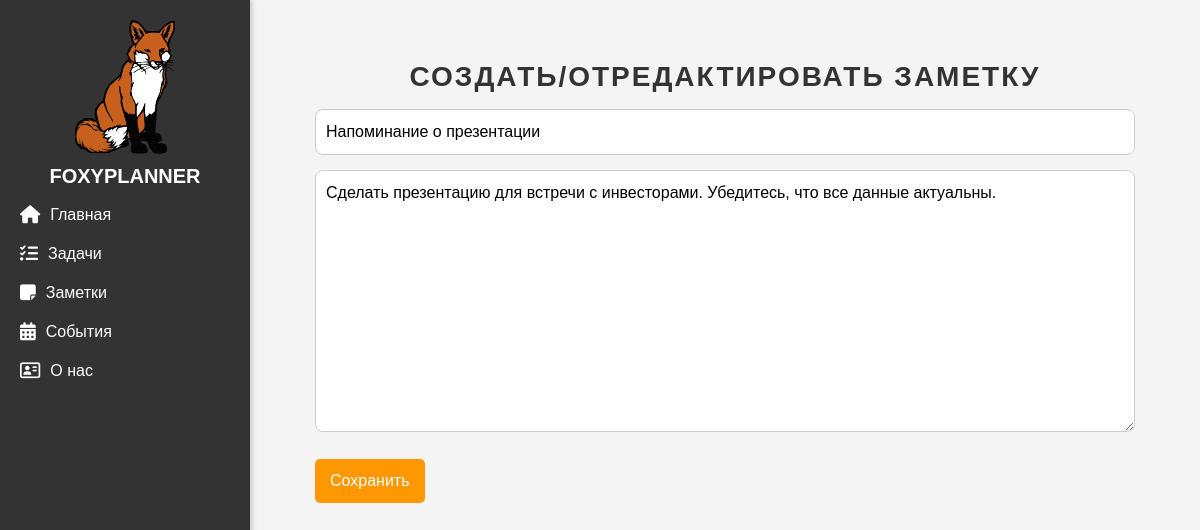
The page /notes/2/edit on the database its author committed.
### notes/models.py (models this page shows, shortened)
class Note(models.Model):
    title = models.CharField(max_length=200, verbose_name="Название")
    description = models.TextField(verbose_name="Описание")
    created_at = models.DateTimeField(auto_now_add=True, verbose_name="Дата создания")
    class Meta:
        verbose_name = "Заметка"
        verbose_name_plural = "Заметки"

### notes/views.py (the view)
# urls.py: path('<int:pk>/edit', views.EditNote.as_view(), name = "edit_note"),
class EditNote(UpdateView):
    model = Note
    template_name = 'notes/create_note.html'
    form_class = NoteForm

### notes/forms.py
class NoteForm(ModelForm):
    class Meta:
        model = Note
        fields = ['title', 'description']
        widgets = {
            'title': TextInput(attrs={'class': 'event-input', 'placeholder': 'Введите название события'}),
            'description': Textarea(attrs={'class': 'event-textarea', 'placeholder': 'Введите описание'})
        }

### notes/templates/notes/create_note.html (shortened to what this page needs)
{% extends 'main/layout.html'%}
{% block content %}
<h1>Создать/отредактировать заметку</h1>
<div class="note-form-container">
    <form method="post" class="note-form">
        {{form.title}}
        {{form.description}}
        <button type="submit" class="note-button">Сохранить</button>
    </form>
</div>
{% endblock %}

### main/static/main/css/main.css (style rules this page uses)
body { font-family: Arial, sans-serif; margin: 0; padding: 0; display: flex; background-color: #f4f4f4; }
h1 { color: #333; text-align: center; }
button { padding: 10px 15px; background-color: #ff9800; color: white; border: none; border-radius: 5px; cursor: pointer; transition: 0.3s; }
button { padding: 10px 15px; background-color: #ff9800; color: white; border: none; border-radius: 5px; cursor: pointer; transition: background-color 0.3s ease, transform 0.2s ease; }
h1, h2, h3 { font-family: 'Arial', sans-serif; color: #333; text-align: center; font-weight: bold; }
h1 { font-size: 32px; margin-bottom: 15px; text-transform: uppercase; letter-spacing: 2px; }
.event-input, .event-textarea { width: 100%; padding: 10px; font-size: 16px; border: 1px solid #ccc; border-radius: 8px; margin-bottom: 15px; transition: border-color 0.3s ease-in-out; }
.event-textarea { resize: vertical; min-height: 100px; }
h1 { text-align: center; font-size: 28px; font-weight: bold; color: #333; }

### rows shown on the page
Note: title "Напоминание о презентации", description "Сделать презентацию для встречи с инвесторами. Убедитесь, что все данные актуальны."
